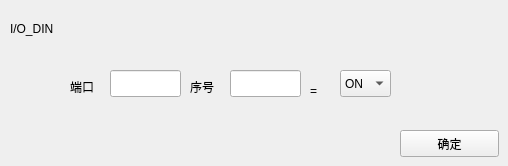
   <widget class="QWidget" name="page_8">
    <widget class="QLabel" name="label_13">
     <property name="geometry">
      <rect>
       <x>10</x>
       <y>20</y>
       <width>67</width>
       <height>17</height>
      </rect>
     </property>
     <property name="text">
      <string>I/O_DIN</string>
     </property>
    </widget>
    <widget class="QLabel" name="label_16">
     <property name="geometry">
      <rect>
       <x>420</x>
       <y>140</y>
       <width>51</width>
       <height>17</height>
      </rect>
     </property>
     <property name="text">
      <string>page7</string>
     </property>
    </widget>
    <widget class="QComboBox" name="comboBox_13">
     <property name="geometry">
      <rect>
       <x>340</x>
       <y>70</y>
       <width>51</width>
       <height>27</height>
      </rect>
     </property>
     <item>
      <property name="text">
       <string>ON</string>
      </property>
     </item>
     <item>
      <property name="text">
       <string>OFF</string>
      </property>
     </item>
    </widget>
    <widget class="QLineEdit" name="io_din_address_lineEdit">
     <property name="geometry">
      <rect>
       <x>230</x>
       <y>70</y>
       <width>71</width>
       <height>27</height>
      </rect>
     </property>
    </widget>
    <widget class="QLabel" name="label_41">
     <property name="geometry">
      <rect>
       <x>310</x>
       <y>80</y>
       <width>31</width>
       <height>21</height>
      </rect>
     </property>
     <property name="text">
      <string>=</string>
     </property>
    </widget>
    <widget class="QLabel" name="label_54">
     <property name="geometry">
      <rect>
       <x>70</x>
       <y>76</y>
       <width>41</width>
       <height>21</height>
      </rect>
     </property>
     <property name="text">
      <string>端口</string>
     </property>
    </widget>
    <widget class="QLabel" name="label_141">
     <property name="geometry">
      <rect>
       <x>190</x>
       <y>76</y>
       <width>41</width>
       <height>21</height>
      </rect>
     </property>
     <property name="text">
      <string>序号</string>
     </property>
    </widget>
    <widget class="QLineEdit" name="io_din_number_lineEdit">
     <property name="geometry">
      <rect>
       <x>110</x>
       <y>70</y>
       <width>71</width>
       <height>27</height>
      </rect>
     </property>
    </widget>
    <widget class="QPushButton" name="io_din_ensure_pushButton">
     <property name="geometry">
      <rect>
       <x>400</x>
       <y>130</y>
       <width>99</width>
       <height>27</height>
      </rect>
     </property>
     <property name="text">
      <string>确定</string>
     </property>
    </widget>
   </widget>
